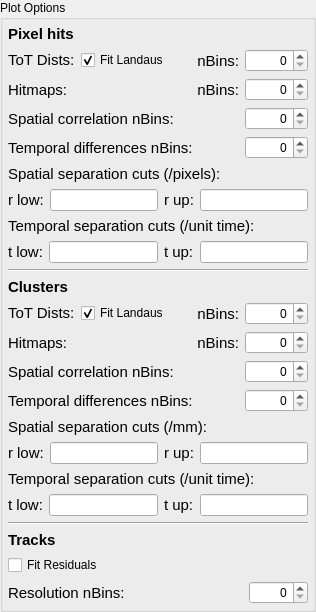
               <widget class="QGroupBox" name="pixel_plots_groupbox">
                <property name="title">
                 <string>Plot Options</string>
                </property>
                <layout class="QGridLayout" name="gridLayout_12">
                 <property name="leftMargin">
                  <number>5</number>
                 </property>
                 <property name="topMargin">
                  <number>5</number>
                 </property>
                 <property name="rightMargin">
                  <number>5</number>
                 </property>
                 <property name="bottomMargin">
                  <number>5</number>
                 </property>
                 <item row="1" column="0" colspan="2">
                  <widget class="Line" name="line">
                   <property name="orientation">
                    <enum>Qt::Horizontal</enum>
                   </property>
                  </widget>
                 </item>
                 <item row="0" column="0" colspan="2">
                  <widget class="QWidget" name="widget_9" native="true">
                   <layout class="QGridLayout" name="gridLayout_4" columnstretch="0,0,0,0">
                    <property name="leftMargin">
                     <number>0</number>
                    </property>
                    <property name="topMargin">
                     <number>0</number>
                    </property>
                    <property name="rightMargin">
                     <number>0</number>
                    </property>
                    <property name="bottomMargin">
                     <number>0</number>
                    </property>
                    <item row="2" column="2">
                     <widget class="QLabel" name="label_28">
                      <property name="font">
                       <font>
                        <pointsize>11</pointsize>
                       </font>
                      </property>
                      <property name="text">
                       <string>nBins:</string>
                      </property>
                      <property name="alignment">
                       <set>Qt::AlignRight|Qt::AlignTrailing|Qt::AlignVCenter</set>
                      </property>
                     </widget>
                    </item>
                    <item row="7" column="0" colspan="4">
                     <widget class="QLabel" name="label_41">
                      <property name="font">
                       <font>
                        <pointsize>11</pointsize>
                       </font>
                      </property>
                      <property name="text">
                       <string>Spatial separation cuts (/pixels):</string>
                      </property>
                     </widget>
                    </item>
                    <item row="0" column="0" colspan="4">
                     <widget class="QLabel" name="label_40">
                      <property name="font">
                       <font>
                        <pointsize>11</pointsize>
                        <weight>75</weight>
                        <bold>true</bold>
                       </font>
                      </property>
                      <property name="text">
                       <string>Pixel hits</string>
                      </property>
                     </widget>
                    </item>
                    <item row="1" column="2">
                     <widget class="QLabel" name="label_16">
                      <property name="font">
                       <font>
                        <pointsize>11</pointsize>
                       </font>
                      </property>
                      <property name="text">
                       <string>nBins:</string>
                      </property>
                      <property name="alignment">
                       <set>Qt::AlignRight|Qt::AlignTrailing|Qt::AlignVCenter</set>
                      </property>
                     </widget>
                    </item>
                    <item row="3" column="3">
                     <widget class="QSpinBox" name="PixXYCorrelnBinsBox">
                      <property name="alignment">
                       <set>Qt::AlignRight|Qt::AlignTrailing|Qt::AlignVCenter</set>
                      </property>
                      <property name="maximum">
                       <number>300</number>
                      </property>
                     </widget>
                    </item>
                    <item row="3" column="0" colspan="3">
                     <widget class="QLabel" name="label_42">
                      <property name="font">
                       <font>
                        <pointsize>11</pointsize>
                       </font>
                      </property>
                      <property name="text">
                       <string>Spatial correlation nBins:</string>
                      </property>
                     </widget>
                    </item>
                    <item row="8" column="0" colspan="4">
                     <widget class="QWidget" name="widget_29" native="true">
                      <layout class="QGridLayout" name="gridLayout_48">
                       <property name="leftMargin">
                        <number>0</number>
                       </property>
                       <property name="topMargin">
                        <number>0</number>
                       </property>
                       <property name="rightMargin">
                        <number>0</number>
                       </property>
                       <property name="bottomMargin">
                        <number>0</number>
                       </property>
                       <item row="0" column="1">
                        <widget class="QLineEdit" name="PixXYCorrelLowCutBox">
                         <property name="alignment">
                          <set>Qt::AlignRight|Qt::AlignTrailing|Qt::AlignVCenter</set>
                         </property>
                        </widget>
                       </item>
                       <item row="0" column="2">
                        <widget class="QLabel" name="label_15">
                         <property name="font">
                          <font>
                           <pointsize>11</pointsize>
                          </font>
                         </property>
                         <property name="text">
                          <string>r up:</string>
                         </property>
                        </widget>
                       </item>
                       <item row="0" column="3">
                        <widget class="QLineEdit" name="PixXYCorrelHighCutBox">
                         <property name="alignment">
                          <set>Qt::AlignRight|Qt::AlignTrailing|Qt::AlignVCenter</set>
                         </property>
                        </widget>
                       </item>
                       <item row="0" column="0">
                        <widget class="QLabel" name="label_14">
                         <property name="font">
                          <font>
                           <pointsize>11</pointsize>
                          </font>
                         </property>
                         <property name="text">
                          <string>r low:</string>
                         </property>
                        </widget>
                       </item>
                      </layout>
                     </widget>
                    </item>
                    <item row="1" column="1">
                     <widget class="QCheckBox" name="PixFitLandauBox">
                      <property name="text">
                       <string>Fit Landaus</string>
                      </property>
                      <property name="checked">
                       <bool>true</bool>
                      </property>
                     </widget>
                    </item>
                    <item row="2" column="3">
                     <widget class="QSpinBox" name="PixHitmapsnBinsBox">
                      <property name="alignment">
                       <set>Qt::AlignRight|Qt::AlignTrailing|Qt::AlignVCenter</set>
                      </property>
                      <property name="maximum">
                       <number>300</number>
                      </property>
                     </widget>
                    </item>
                    <item row="1" column="3">
                     <widget class="QSpinBox" name="PixADCnBinsBox">
                      <property name="alignment">
                       <set>Qt::AlignRight|Qt::AlignTrailing|Qt::AlignVCenter</set>
                      </property>
                      <property name="maximum">
                       <number>1000</number>
                      </property>
                      <property name="singleStep">
                       <number>10</number>
                      </property>
                     </widget>
                    </item>
                    <item row="1" column="0">
                     <widget class="QLabel" name="label_5">
                      <property name="maximumSize">
                       <size>
                        <width>16777215</width>
                        <height>20</height>
                       </size>
                      </property>
                      <property name="font">
                       <font>
                        <pointsize>11</pointsize>
                        <weight>50</weight>
                        <bold>false</bold>
                       </font>
                      </property>
                      <property name="text">
                       <string>ToT Dists:</string>
                      </property>
                     </widget>
                    </item>
                    <item row="10" column="0" colspan="4">
                     <widget class="QLabel" name="label_2">
                      <property name="font">
                       <font>
                        <pointsize>11</pointsize>
                       </font>
                      </property>
                      <property name="text">
                       <string>Temporal separation cuts (/unit time):</string>
                      </property>
                     </widget>
                    </item>
                    <item row="2" column="0" colspan="2">
                     <widget class="QLabel" name="label_17">
                      <property name="font">
                       <font>
                        <pointsize>11</pointsize>
                       </font>
                      </property>
                      <property name="text">
                       <string>Hitmaps:</string>
                      </property>
                     </widget>
                    </item>
                    <item row="11" column="0" colspan="4">
                     <widget class="QWidget" name="widget_30" native="true">
                      <layout class="QGridLayout" name="gridLayout_49">
                       <property name="leftMargin">
                        <number>0</number>
                       </property>
                       <property name="topMargin">
                        <number>0</number>
                       </property>
                       <property name="rightMargin">
                        <number>0</number>
                       </property>
                       <property name="bottomMargin">
                        <number>0</number>
                       </property>
                       <item row="0" column="0">
                        <widget class="QLabel" name="label_30">
                         <property name="font">
                          <font>
                           <pointsize>11</pointsize>
                          </font>
                         </property>
                         <property name="text">
                          <string>t low:</string>
                         </property>
                        </widget>
                       </item>
                       <item row="0" column="1">
                        <widget class="QLineEdit" name="PixTCorrelLowCutBox">
                         <property name="alignment">
                          <set>Qt::AlignRight|Qt::AlignTrailing|Qt::AlignVCenter</set>
                         </property>
                        </widget>
                       </item>
                       <item row="0" column="2">
                        <widget class="QLabel" name="label_20">
                         <property name="font">
                          <font>
                           <pointsize>11</pointsize>
                          </font>
                         </property>
                         <property name="text">
                          <string>t up:</string>
                         </property>
                        </widget>
                       </item>
                       <item row="0" column="3">
                        <widget class="QLineEdit" name="PixTCorrelHighCutBox">
                         <property name="alignment">
                          <set>Qt::AlignRight|Qt::AlignTrailing|Qt::AlignVCenter</set>
                         </property>
                        </widget>
                       </item>
                      </layout>
                     </widget>
                    </item>
                    <item row="4" column="3">
                     <widget class="QSpinBox" name="PixTDiffnBinsBox">
                      <property name="alignment">
                       <set>Qt::AlignRight|Qt::AlignTrailing|Qt::AlignVCenter</set>
                      </property>
                      <property name="maximum">
                       <number>300</number>
                      </property>
                     </widget>
                    </item>
                    <item row="4" column="0" colspan="3">
                     <widget class="QLabel" name="label_43">
                      <property name="font">
                       <font>
                        <pointsize>11</pointsize>
                       </font>
                      </property>
                      <property name="text">
                       <string>Temporal differences nBins:</string>
                      </property>
                     </widget>
                    </item>
                   </layout>
                  </widget>
                 </item>
                 <item row="2" column="0" colspan="2">
                  <widget class="QWidget" name="widget_27" native="true">
                   <layout class="QGridLayout" name="gridLayout_47">
                    <property name="leftMargin">
                     <number>0</number>
                    </property>
                    <property name="topMargin">
                     <number>0</number>
                    </property>
                    <property name="rightMargin">
                     <number>0</number>
                    </property>
                    <property name="bottomMargin">
                     <number>0</number>
                    </property>
                    <item row="0" column="0">
                     <widget class="QWidget" name="widget_28" native="true">
                      <layout class="QGridLayout" name="gridLayout_23" columnstretch="0,0,0,0">
                       <property name="leftMargin">
                        <number>0</number>
                       </property>
                       <property name="topMargin">
                        <number>0</number>
                       </property>
                       <property name="rightMargin">
                        <number>0</number>
                       </property>
                       <property name="bottomMargin">
                        <number>0</number>
                       </property>
                       <item row="10" column="0" colspan="4">
                        <widget class="QLabel" name="label_3">
                         <property name="font">
                          <font>
                           <pointsize>11</pointsize>
                          </font>
                         </property>
                         <property name="text">
                          <string>Temporal separation cuts (/unit time):</string>
                         </property>
                        </widget>
                       </item>
                       <item row="1" column="2">
                        <widget class="QLabel" name="label_31">
                         <property name="font">
                          <font>
                           <pointsize>11</pointsize>
                          </font>
                         </property>
                         <property name="text">
                          <string>nBins:</string>
                         </property>
                         <property name="alignment">
                          <set>Qt::AlignRight|Qt::AlignTrailing|Qt::AlignVCenter</set>
                         </property>
                        </widget>
                       </item>
                       <item row="7" column="0" colspan="4">
                        <widget class="QLabel" name="label_44">
                         <property name="font">
                          <font>
                           <pointsize>11</pointsize>
                          </font>
                         </property>
                         <property name="text">
                          <string>Spatial separation cuts (/mm):</string>
                         </property>
                        </widget>
                       </item>
                       <item row="3" column="3">
                        <widget class="QSpinBox" name="ClustXYCorrelnBinsBox">
                         <property name="alignment">
                          <set>Qt::AlignRight|Qt::AlignTrailing|Qt::AlignVCenter</set>
                         </property>
                         <property name="maximum">
                          <number>300</number>
                         </property>
                        </widget>
                       </item>
                       <item row="3" column="0" colspan="3">
                        <widget class="QLabel" name="label_45">
                         <property name="font">
                          <font>
                           <pointsize>11</pointsize>
                          </font>
                         </property>
                         <property name="text">
                          <string>Spatial correlation nBins:</string>
                         </property>
                        </widget>
                       </item>
                       <item row="2" column="2">
                        <widget class="QLabel" name="label_29">
                         <property name="font">
                          <font>
                           <pointsize>11</pointsize>
                          </font>
                         </property>
                         <property name="text">
                          <string>nBins:</string>
                         </property>
                         <property name="alignment">
                          <set>Qt::AlignRight|Qt::AlignTrailing|Qt::AlignVCenter</set>
                         </property>
                        </widget>
                       </item>
                       <item row="8" column="0" colspan="4">
                        <widget class="QWidget" name="widget_31" native="true">
                         <layout class="QGridLayout" name="gridLayout_50">
                          <property name="leftMargin">
                           <number>0</number>
                          </property>
                          <property name="topMargin">
                           <number>0</number>
                          </property>
                          <property name="rightMargin">
                           <number>0</number>
                          </property>
                          <property name="bottomMargin">
                           <number>0</number>
                          </property>
                          <item row="0" column="1">
                           <widget class="QLineEdit" name="ClustXYCorrelLowCutBox">
                            <property name="alignment">
                             <set>Qt::AlignRight|Qt::AlignTrailing|Qt::AlignVCenter</set>
                            </property>
                           </widget>
                          </item>
                          <item row="0" column="2">
                           <widget class="QLabel" name="label_37">
                            <property name="font">
                             <font>
                              <pointsize>11</pointsize>
                             </font>
                            </property>
                            <property name="text">
                             <string>r up:</string>
                            </property>
                           </widget>
                          </item>
                          <item row="0" column="3">
                           <widget class="QLineEdit" name="ClustXYCorrelHighCutBox">
                            <property name="alignment">
                             <set>Qt::AlignRight|Qt::AlignTrailing|Qt::AlignVCenter</set>
                            </property>
                           </widget>
                          </item>
                          <item row="0" column="0">
                           <widget class="QLabel" name="label_38">
                            <property name="font">
                             <font>
                              <pointsize>11</pointsize>
                             </font>
                            </property>
                            <property name="text">
                             <string>r low:</string>
                            </property>
                           </widget>
                          </item>
                         </layout>
                        </widget>
                       </item>
                       <item row="1" column="1">
                        <widget class="QCheckBox" name="ClustFitLandauBox">
                         <property name="text">
                          <string>Fit Landaus</string>
                         </property>
                         <property name="checked">
                          <bool>true</bool>
                         </property>
                        </widget>
                       </item>
                       <item row="2" column="3">
                        <widget class="QSpinBox" name="ClustHitmapsnBinsBox">
                         <property name="alignment">
                          <set>Qt::AlignRight|Qt::AlignTrailing|Qt::AlignVCenter</set>
                         </property>
                         <property name="maximum">
                          <number>300</number>
                         </property>
                        </widget>
                       </item>
                       <item row="1" column="3">
                        <widget class="QSpinBox" name="ClustADCnBinsBox">
                         <property name="alignment">
                          <set>Qt::AlignRight|Qt::AlignTrailing|Qt::AlignVCenter</set>
                         </property>
                         <property name="maximum">
                          <number>1000</number>
                         </property>
                         <property name="singleStep">
                          <number>10</number>
                         </property>
                        </widget>
                       </item>
                       <item row="1" column="0">
                        <widget class="QLabel" name="label_6">
                         <property name="maximumSize">
                          <size>
                           <width>16777215</width>
                           <height>20</height>
                          </size>
                         </property>
                         <property name="font">
                          <font>
                           <pointsize>11</pointsize>
                           <weight>50</weight>
                           <bold>false</bold>
                          </font>
                         </property>
                         <property name="text">
                          <string>ToT Dists:</string>
                         </property>
                        </widget>
                       </item>
                       <item row="11" column="0" colspan="4">
                        <widget class="QWidget" name="widget_32" native="true">
                         <layout class="QGridLayout" name="gridLayout_51">
                          <property name="leftMargin">
                           <number>0</number>
                          </property>
                          <property name="topMargin">
                           <number>0</number>
                          </property>
                          <property name="rightMargin">
                           <number>0</number>
                          </property>
                          <property name="bottomMargin">
                           <number>0</number>
                          </property>
                          <item row="0" column="0">
                           <widget class="QLabel" name="label_39">
                            <property name="font">
                             <font>
                              <pointsize>11</pointsize>
                             </font>
                            </property>
                            <property name="text">
                             <string>t low:</string>
                            </property>
                           </widget>
                          </item>
                          <item row="0" column="1">
                           <widget class="QLineEdit" name="ClustTCorrelLowCutBox">
                            <property name="alignment">
                             <set>Qt::AlignRight|Qt::AlignTrailing|Qt::AlignVCenter</set>
                            </property>
                           </widget>
                          </item>
                          <item row="0" column="2">
                           <widget class="QLabel" name="label_48">
                            <property name="font">
                             <font>
                              <pointsize>11</pointsize>
                             </font>
                            </property>
                            <property name="text">
                             <string>t up:</string>
                            </property>
                           </widget>
                          </item>
                          <item row="0" column="3">
                           <widget class="QLineEdit" name="ClustTCorrelHighCutBox">
                            <property name="alignment">
                             <set>Qt::AlignRight|Qt::AlignTrailing|Qt::AlignVCenter</set>
                            </property>
                           </widget>
                          </item>
                         </layout>
                        </widget>
                       </item>
                       <item row="0" column="0" colspan="4">
                        <widget class="QLabel" name="label_46">
                         <property name="font">
                          <font>
                           <pointsize>11</pointsize>
                           <weight>75</weight>
                           <bold>true</bold>
                          </font>
                         </property>
                         <property name="text">
                          <string>Clusters</string>
                         </property>
                        </widget>
                       </item>
                       <item row="2" column="0" colspan="2">
                        <widget class="QLabel" name="label_32">
                         <property name="font">
                          <font>
                           <pointsize>11</pointsize>
                          </font>
                         </property>
                         <property name="text">
                          <string>Hitmaps:</string>
                         </property>
                        </widget>
                       </item>
                       <item row="4" column="3">
                        <widget class="QSpinBox" name="ClustTDiffnBinsBox">
                         <property name="alignment">
                          <set>Qt::AlignRight|Qt::AlignTrailing|Qt::AlignVCenter</set>
                         </property>
                         <property name="maximum">
                          <number>300</number>
                         </property>
                        </widget>
                       </item>
                       <item row="4" column="0" colspan="3">
                        <widget class="QLabel" name="label_47">
                         <property name="font">
                          <font>
                           <pointsize>11</pointsize>
                          </font>
                         </property>
                         <property name="text">
                          <string>Temporal differences nBins:</string>
                         </property>
                        </widget>
                       </item>
                      </layout>
                     </widget>
                    </item>
                   </layout>
                  </widget>
                 </item>
                 <item row="4" column="0" colspan="2">
                  <widget class="QWidget" name="widget_33" native="true">
                   <layout class="QGridLayout" name="gridLayout_52" columnstretch="4,1">
                    <property name="leftMargin">
                     <number>0</number>
                    </property>
                    <property name="topMargin">
                     <number>0</number>
                    </property>
                    <property name="rightMargin">
                     <number>0</number>
                    </property>
                    <property name="bottomMargin">
                     <number>0</number>
                    </property>
                    <item row="2" column="0">
                     <widget class="QLabel" name="label_7">
                      <property name="font">
                       <font>
                        <pointsize>11</pointsize>
                       </font>
                      </property>
                      <property name="text">
                       <string>Resolution nBins:</string>
                      </property>
                     </widget>
                    </item>
                    <item row="2" column="1">
                     <widget class="QSpinBox" name="TrackResnBinsBox">
                      <property name="alignment">
                       <set>Qt::AlignRight|Qt::AlignTrailing|Qt::AlignVCenter</set>
                      </property>
                      <property name="maximum">
                       <number>500</number>
                      </property>
                     </widget>
                    </item>
                    <item row="0" column="0" colspan="2">
                     <widget class="QLabel" name="label_4">
                      <property name="font">
                       <font>
                        <pointsize>11</pointsize>
                        <weight>75</weight>
                        <bold>true</bold>
                       </font>
                      </property>
                      <property name="text">
                       <string>Tracks</string>
                      </property>
                     </widget>
                    </item>
                    <item row="1" column="0">
                     <widget class="QCheckBox" name="FitResidualsBox">
                      <property name="text">
                       <string>Fit Residuals</string>
                      </property>
                      <property name="checked">
                       <bool>false</bool>
                      </property>
                     </widget>
                    </item>
                   </layout>
                  </widget>
                 </item>
                 <item row="3" column="0" colspan="2">
                  <widget class="Line" name="line_10">
                   <property name="frameShadow">
                    <enum>QFrame::Sunken</enum>
                   </property>
                   <property name="midLineWidth">
                    <number>0</number>
                   </property>
                   <property name="orientation">
                    <enum>Qt::Horizontal</enum>
                   </property>
                  </widget>
                 </item>
                </layout>
               </widget>
